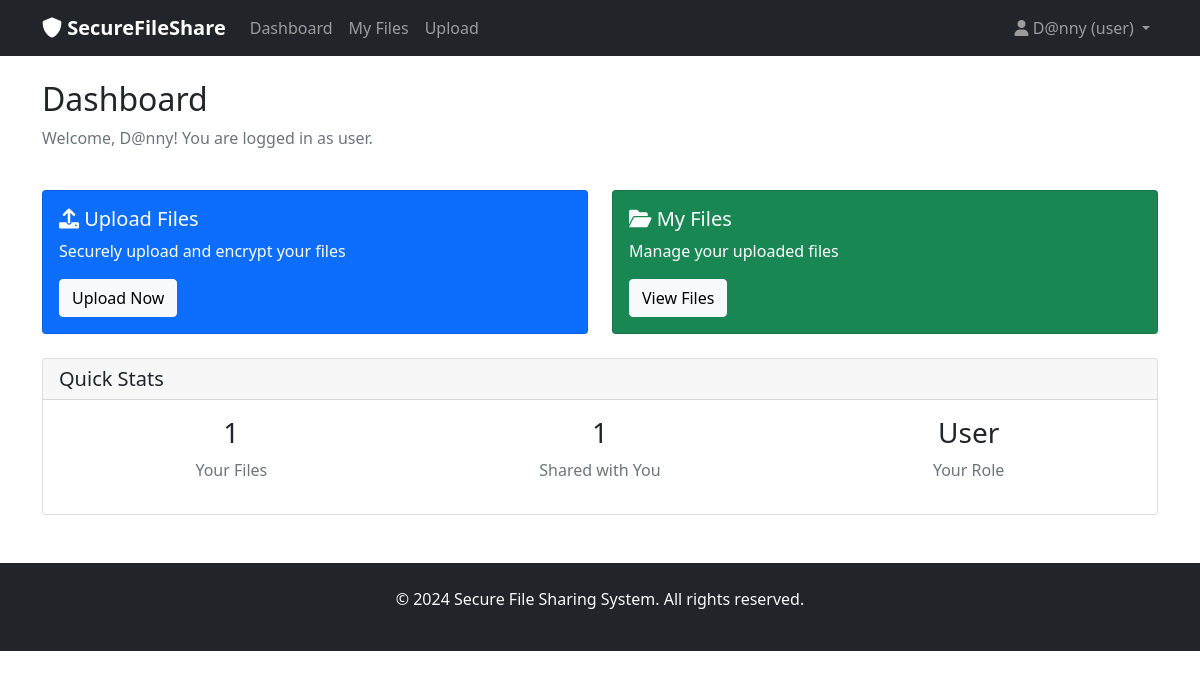
Page /dashboard/ (signed in) on the committed database.
### accounts/models.py (models this page shows, shortened)
class CustomUser(AbstractUser):
    ROLE_CHOICES = (
        ('admin', 'Admin'),
        ('user', 'User'),
        ('guest', 'Guest'),
    )
    role = models.CharField(max_length=10, choices=ROLE_CHOICES, default='user')
    public_key = models.TextField(blank=True, null=True)
    private_key = models.TextField(blank=True, null=True)

### accounts/views.py (the view)
# urls.py: path('dashboard/', views.dashboard_view, name='dashboard'),
@login_required
def dashboard_view(request):
    try:
        user_profile = UserProfile.objects.get(user=request.user)
        has_profile = True
    except UserProfile.DoesNotExist:
        has_profile = False
        messages.warning(request, 'Your user profile is not set up properly. Please contact administrator.')
    from files.models import SecureFile
    user_files = SecureFile.objects.filter(owner=request.user)
    shared_files = SecureFile.objects.filter(shares__shared_with=request.user)
    context = {
        'user_files': user_files,
        'shared_files': shared_files,
        'has_profile': has_profile,
    }
    return render(request, 'accounts/dashboard.html', context)

### accounts/templates/accounts/dashboard.html
{% extends 'base.html' %}
{% block content %}
<div class="row">
    <div class="col-12">
        <h2>Dashboard</h2>
        <p class="text-muted">Welcome, {{ user.username }}! You are logged in as {{ user.role }}.</p>
    </div>
</div>
<div class="row mt-4">
    <div class="col-md-6">
        <div class="card text-white bg-primary">
            <div class="card-body">
                <h5 class="card-title">
                    <i class="fas fa-upload"></i> Upload Files
                </h5>
                <p class="card-text">Securely upload and encrypt your files</p>
                <a href="{% url 'file_upload' %}" class="btn btn-light">
                    Upload Now
                </a>
            </div>
        </div>
    </div>
    <div class="col-md-6">
        <div class="card text-white bg-success">
            <div class="card-body">
                <h5 class="card-title">
                    <i class="fas fa-folder-open"></i> My Files
                </h5>
                <p class="card-text">Manage your uploaded files</p>
                <a href="{% url 'file_list' %}" class="btn btn-light">
                    View Files
                </a>
            </div>
        </div>
    </div>
</div>
<div class="row mt-4">
    <div class="col-12">
        <div class="card">
            <div class="card-header">
                <h5 class="card-title mb-0">Quick Stats</h5>
            </div>
            <div class="card-body">
                <div class="row">
                    <div class="col-md-4">
                        <div class="text-center">
                            <h3>{{ user_files.count }}</h3>
                            <p class="text-muted">Your Files</p>
                        </div>
                    </div>
                    <div class="col-md-4">
                        <div class="text-center">
                            <h3>{{ shared_files.count }}</h3>
                            <p class="text-muted">Shared with You</p>
                        </div>
                    </div>
                    <div class="col-md-4">
                        <div class="text-center">
                            <h3>{{ user.role|title }}</h3>
                            <p class="text-muted">Your Role</p>
                        </div>
                    </div>
                </div>
            </div>
        </div>
    </div>
</div>
{% endblock %}

### templates/base.html (shortened to what this page needs)
<!DOCTYPE html>
<html lang="en">
<head>
    <link href="https://cdn.jsdelivr.net/npm/bootstrap@5.1.3/dist/css/bootstrap.min.css" rel="stylesheet">
    <link href="https://cdnjs.cloudflare.com/ajax/libs/font-awesome/6.0.0/css/all.min.css" rel="stylesheet">
</head>
<body>
    <nav class="navbar navbar-expand-lg navbar-dark bg-dark">
        <div class="container">
            <a class="navbar-brand" href="{% url 'dashboard' %}">
                <i class="fas fa-shield-alt"></i> SecureFileShare
            </a>
            <div class="collapse navbar-collapse" id="navbarNav">
                <ul class="navbar-nav me-auto">
                    {% if user.is_authenticated %}
                        <li class="nav-item">
                            <a class="nav-link" href="{% url 'dashboard' %}">Dashboard</a>
                        </li>
                        <li class="nav-item">
                            <a class="nav-link" href="{% url 'file_list' %}">My Files</a>
                        </li>
                        <li class="nav-item">
                            <a class="nav-link" href="{% url 'file_upload' %}">Upload</a>
                        </li>
                    {% endif %}
                </ul>
                <ul class="navbar-nav">
                    {% if user.is_authenticated %}
                        <li class="nav-item dropdown">
                            <a class="nav-link dropdown-toggle" href="#" id="navbarDropdown" role="button" data-bs-toggle="dropdown">
                                <i class="fas fa-user"></i> {{ user.username }} ({{ user.role }})
                            </a>
                        </li>
                    {% endif %}
                </ul>
            </div>
        </div>
    </nav>
    <div class="container mt-4">
        {% block content %}
        {% endblock %}
    </div>
    <footer class="bg-dark text-light mt-5 py-4">
        <div class="container text-center">
            <p>&copy; 2024 Secure File Sharing System. All rights reserved.</p>
        </div>
    </footer>
</body>
</html>

### templates/base.html (style rules this page uses)
.navbar-brand { font-weight: bold; }

### rows in the picture
CustomUser: username "D@nny", role "user", role "User"

### other values in the picture
{{ user_files.count }} "1"
{{ shared_files.count }} "1"
